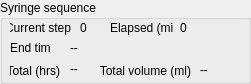
      <widget class="QGroupBox" name="syr_seq_box">
       <property name="geometry">
        <rect>
         <x>10</x>
         <y>190</y>
         <width>251</width>
         <height>84</height>
        </rect>
       </property>
       <property name="title">
        <string>Syringe sequence</string>
       </property>
       <widget class="QLabel" name="elapsed_syr_seq_time">
        <property name="geometry">
         <rect>
          <x>180</x>
          <y>20</y>
          <width>71</width>
          <height>16</height>
         </rect>
        </property>
        <property name="toolTip">
         <string>Elapsed time of the RH sequence.</string>
        </property>
        <property name="text">
         <string>0</string>
        </property>
       </widget>
       <widget class="QLabel" name="elapsed_syr_seq_time_label">
        <property name="geometry">
         <rect>
          <x>110</x>
          <y>20</y>
          <width>64</width>
          <height>16</height>
         </rect>
        </property>
        <property name="text">
         <string>Elapsed (min)</string>
        </property>
       </widget>
       <widget class="QLabel" name="syr_seq_step">
        <property name="geometry">
         <rect>
          <x>80</x>
          <y>20</y>
          <width>41</width>
          <height>16</height>
         </rect>
        </property>
        <property name="toolTip">
         <string>Current step number of the RH sequence.</string>
        </property>
        <property name="text">
         <string>0</string>
        </property>
       </widget>
       <widget class="QLabel" name="syr_current_step_label">
        <property name="geometry">
         <rect>
          <x>10</x>
          <y>20</y>
          <width>61</width>
          <height>16</height>
         </rect>
        </property>
        <property name="text">
         <string>Current step</string>
        </property>
        <property name="alignment">
         <set>Qt::AlignRight|Qt::AlignTrailing|Qt::AlignVCenter</set>
        </property>
       </widget>
       <widget class="QLabel" name="syr_seq_end_time_label">
        <property name="geometry">
         <rect>
          <x>10</x>
          <y>37</y>
          <width>41</width>
          <height>21</height>
         </rect>
        </property>
        <property name="text">
         <string>End time</string>
        </property>
       </widget>
       <widget class="QLabel" name="syr_seq_end_time_display">
        <property name="geometry">
         <rect>
          <x>70</x>
          <y>40</y>
          <width>131</width>
          <height>16</height>
         </rect>
        </property>
        <property name="toolTip">
         <string>Estimated time of completion for the RH sequence.</string>
        </property>
        <property name="text">
         <string>--</string>
        </property>
       </widget>
       <widget class="QLabel" name="tot_syr_seq_time_label">
        <property name="geometry">
         <rect>
          <x>10</x>
          <y>60</y>
          <width>50</width>
          <height>21</height>
         </rect>
        </property>
        <property name="text">
         <string>Total (hrs)</string>
        </property>
        <property name="alignment">
         <set>Qt::AlignRight|Qt::AlignTrailing|Qt::AlignVCenter</set>
        </property>
       </widget>
       <widget class="QLabel" name="tot_syr_seq_time">
        <property name="geometry">
         <rect>
          <x>70</x>
          <y>59</y>
          <width>21</width>
          <height>20</height>
         </rect>
        </property>
        <property name="toolTip">
         <string>Total length of RH sequence in hours.</string>
        </property>
        <property name="text">
         <string>--</string>
        </property>
       </widget>
       <widget class="QLabel" name="tot_syr_vol_label">
        <property name="geometry">
         <rect>
          <x>100</x>
          <y>60</y>
          <width>91</width>
          <height>21</height>
         </rect>
        </property>
        <property name="text">
         <string>Total volume (ml)</string>
        </property>
        <property name="alignment">
         <set>Qt::AlignRight|Qt::AlignTrailing|Qt::AlignVCenter</set>
        </property>
       </widget>
       <widget class="QLabel" name="tot_syr_vol">
        <property name="geometry">
         <rect>
          <x>200</x>
          <y>60</y>
          <width>51</width>
          <height>20</height>
         </rect>
        </property>
        <property name="toolTip">
         <string>Total length of RH sequence in hours.</string>
        </property>
        <property name="text">
         <string>--</string>
        </property>
       </widget>
      </widget>
